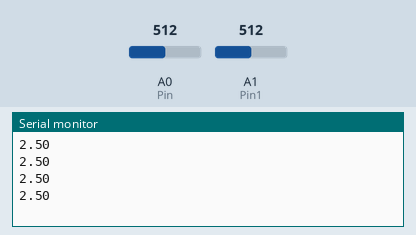
This sketch was run on a simulated Arduino Uno, built with avr-gcc and run on an emulated ATmega328P. On the bench: the last lines printed to the serial monitor. The inputs (shaded band) are chosen by the test bench; at power-on: A0 (Pin) = 512, A1 (Pin1) = 512.

Above: at 1.8 s.
1.9 s: A0 (Pin) set to 716
At 2.8 s:
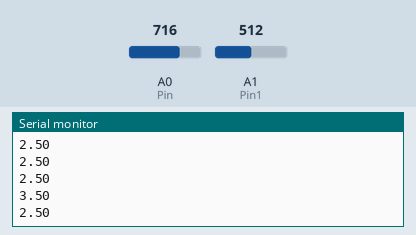
3.4 s: A1 (Pin1) set to 306
At 4.6 s:
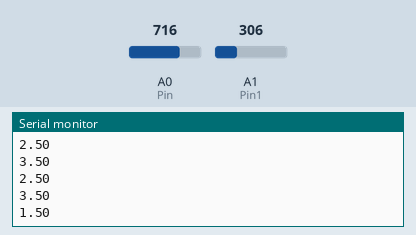
4.9 s: A0 (Pin) set to 900
At 5.4 s:
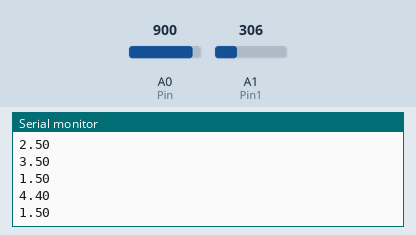
6.4 s: A1 (Pin1) set to 122
At 7.8 s:
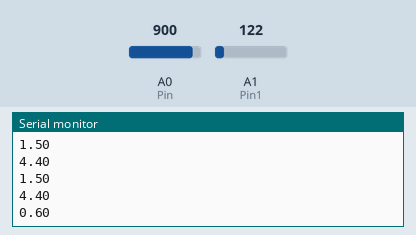
Timing chart, 0 to 8.9 s (numbered marks = the images above; inputs shaded):
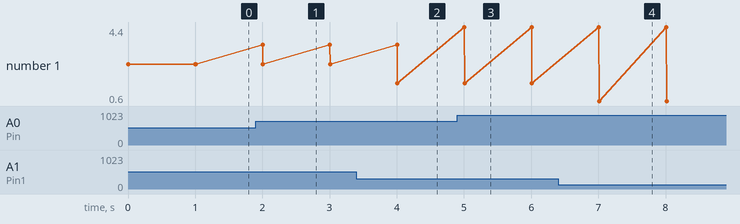

Measured:
- after the input at 1.9 s, the serial monitor: prints a new line after 0.10 s (image 1)
- after the input at 3.4 s, the serial monitor: prints a new line after 0.61 s (image 2)
- after the input at 4.9 s, the serial monitor: prints a new line after 0.11 s (image 3)
- after the input at 6.4 s, the serial monitor: prints a new line after 0.61 s (image 4)
- plotted number 1: 2.5 → 1.5 after the input at 3.4 s, 1.5 → 0.6 after the input at 6.4 s

The sketch:

AnalogRead.ino
```cpp
int Pin = A0;
int Pin1 = A1;
int readVal;
int readVal1;
float V;
float V1;
void setup() {
  // put your setup code here, to run once:
  pinMode(Pin,INPUT);
  //pinMode(Pin1, INPUT);
  Serial.begin(9600);
}

void loop() {
  // put your main code here, to run repeatedly:
  readVal = analogRead(Pin);
  V = (5./1023.)*readVal;
  //Serial.print("Sensor 1: ");
  Serial.println(V);
  //Serial.print(", ");

  readVal1 = analogRead(Pin1);
  V1 = (5./1023.)*readVal1;
  //Serial.print("Sensor 2: ");
  Serial.println(V1);
  //Serial.print(", ");
  delay(1000);
}
```
